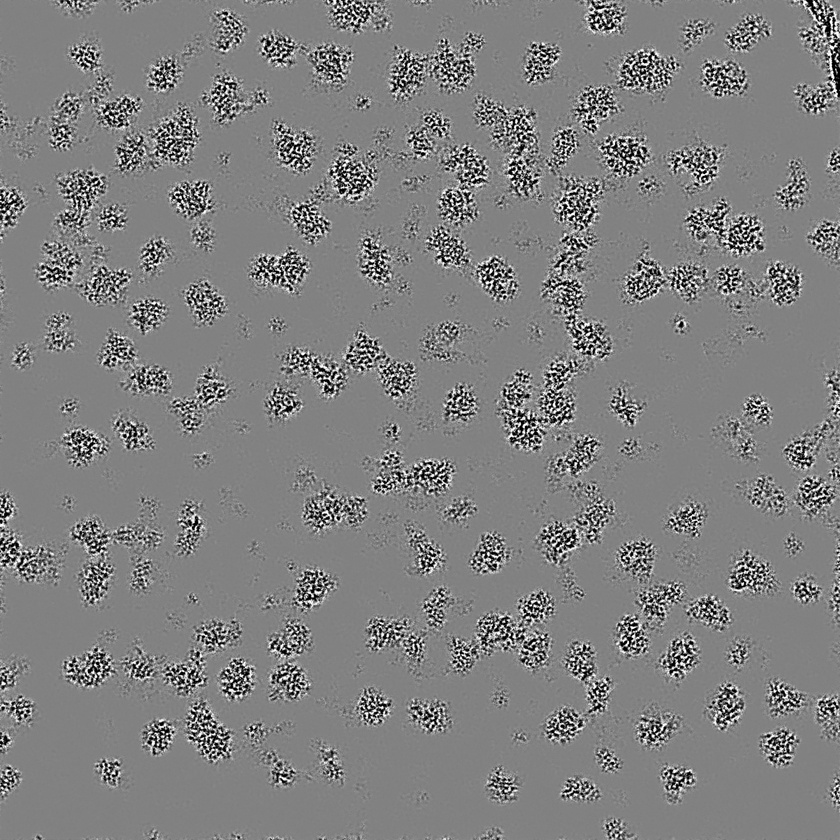
#> input picture NT2C_code/model/data1_new_copy_jpgtojpg/pre/sb1_210512 pos 1000 1-1_1.jpg, 840 x 840 px, shrunk from 4096 x 4096 before the run
$ python extract_noise_std_crop320_jpg.py ../../../../model/data1_new_copy_jpgtojpg/pre ../../../../model/data1_new_copy_jpgtojpg/pre ../../../../model/data1_new_copy_jpgtojpg/pre ../../../../model/data1_new_copy_jpgtojpg/pre   (older library calls are emulated)
#> lines starting #> are read from the running program, lines starting #| are printed output that depends on the picture
from skimage.metrics import structural_similarity as ssim
import cv2
import numpy as np
from matplotlib import pyplot as plt
import mrcfile
import mahotas
import sys,os
import matplotlib.pyplot as plt
import pywt
import multiprocessing


def is_noise(arr,x0,x1,y0,y1):
    if (x0+x1)%2==0:
        x1=x1
    else:
        x1=x1-1
    if (y0+y1)%2==0:
        y1=y1
    else:
        y1=y1-1

    x_center=int(box_size*0.5)
    y_center=int(box_size*0.5)
    #print("x0:{}|x1:{}|y0:{}|y1:{}".format(x0,x1,y0,y1))
    crop_1=arr[:y_center,:x_center]
    crop_2=arr[:y_center,x_center:]
    crop_3=arr[y_center:,:x_center]
    crop_4=arr[y_center:,x_center:]
# [20 lines of commented-out code are left out]
    std_global=310 #95
    std_1=np.std(crop_1)
    std_2=np.std(crop_2)
    std_3=np.std(crop_3)
    std_4=np.std(crop_4)
    #print('std_global: {} | std_1: {} | std_2: {} | std_3: {} | std_4: {} '.format(std_global,std_1,std_2,std_3,std_4))
    #print('std:',max(std_1, std_2, std_3, std_4))

    isnoise=True
    if std_1>0.1*std_global:
        isnoise=False
        return isnoise,None
    if std_2>0.1*std_global:
        isnoise=False
        return isnoise,None
    if std_3>0.1*std_global:
        isnoise=False
        return isnoise,None
    if std_4>0.1*std_global:
        isnoise=False
        return isnoise,None
    print('std:',max(std_1, std_2, std_3, std_4))
    #print('True :: std_global: {} | std_1: {} | std_2: {} | std_3: {} | std_4: {} '.format(std_global,std_1,std_2,std_3,std_4))
    return isnoise,max(std_1, std_2, std_3, std_4)

denoised_dir=sys.argv[1]  #micrographs
raw_dir=sys.argv[2]  #raw micrographs
noise_dir=sys.argv[3]  #noise patches
draw_dir=sys.argv[4] #draw noise


box_size=256
par_size=200
step=int(0.02*box_size)
#print('step:  {}'.format(step))
noise_patch_num=0
ii=1
input_list=sorted(os.listdir(denoised_dir))[:]
# [69 lines of commented-out code are left out]

def process_image(input_file):
    #img=cv2.imread(path, cv2.IMREAD_GRAYSCALE)
#> called with input_file = 'sb1_210512 pos 1000 1-1_1.jpg'
    denoised_img=cv2.imread(os.path.join(denoised_dir,input_file), cv2.IMREAD_GRAYSCALE)
#> denoised_img is the input picture: shape (840, 840); min 0, max 255, mean 127.9
    #denoised_img=denoised_img.data
    denoised_img=(denoised_img-np.min(denoised_img))/(np.max(denoised_img)-np.min(denoised_img))*255
    denoised_img2=denoised_img.copy()

    raw_img=cv2.imread(os.path.join(raw_dir,input_file), cv2.IMREAD_GRAYSCALE)
    #raw_img=raw_img.data
    raw_img=(raw_img-np.min(raw_img))/(np.max(raw_img)-np.min(raw_img))*255
    #img = img.astype(np.uint8)

    w,h=denoised_img.shape
#> w = 840; h = 840
    noise_patch_path=os.path.join(noise_dir,input_file)
    draw_noise_path=os.path.join(draw_dir,input_file)
    noise_patch_n=0
    noise_list=[]
    noise_max=[]
    x_l=[]
    y_l=[]
    for x in range(0,w,step):
        for y in range(0,h,step):
            if x+box_size>w or y+box_size>h:
                continue

            denoised_arr=denoised_img[x:x+box_size,y:y+box_size]
            raw_arr=raw_img[x:x+box_size,y:y+box_size]
            noise=is_noise(denoised_arr,x,x+box_size,y,y+box_size)
            if noise[0]:
                #print(x,y)
                noise_list.append(raw_arr)
                noise_max.append(noise[1])
                x_l.append(x)
                y_l.append(y)
                cv2.rectangle(denoised_img, (y,x), (y+box_size,x+box_size), (255, 255, 255), 3)
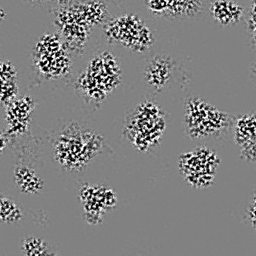
#> denoised_arr: shape (256, 256) float64; min 0, max 255, mean 128.2
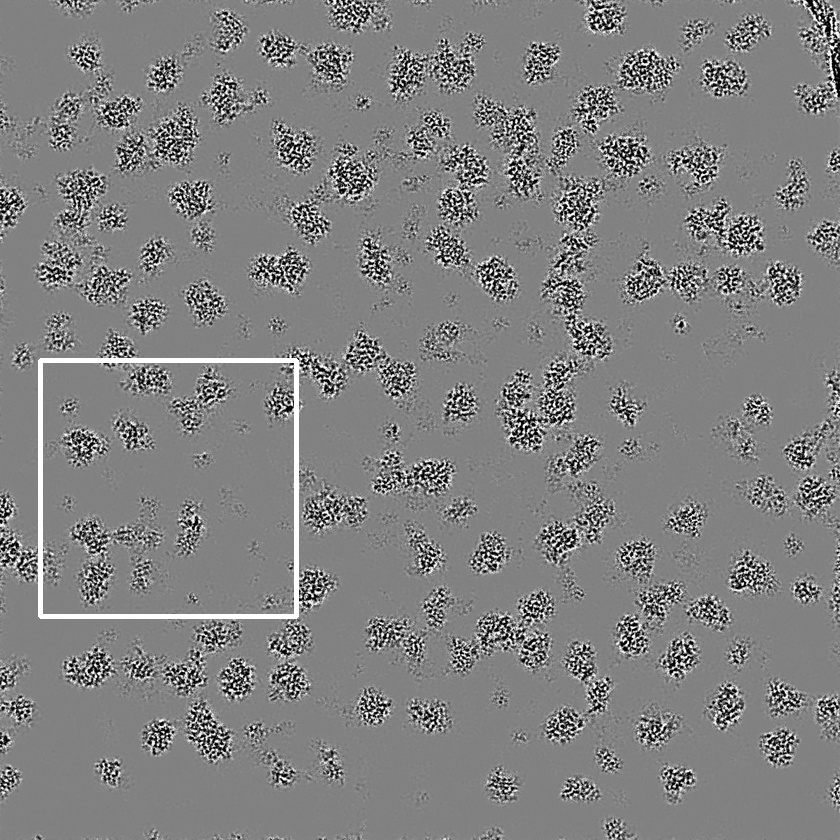
#> denoised_img: shape (840, 840) float64; min 0, max 255, mean 128.8
                #save noise patch
                #with mrcfile.new(noise_patch_path[:-4]+'_'+str(noise_patch_n)+'.mrc',overwrite=True) as noise_patch:
                     #noise_patch.set_data(arr)
    print(len(noise_list))
#| 1
    # [4 lines of commented-out code are left out]
    num=int(len(noise_max)/4)
    #num=30
    if 250>len(noise_max)>100:

        #print('min_50_indices:',min_50_indices)
        for i in np.argsort(noise_max)[:num]:
            cv2.imwrite(noise_patch_path[:-4]+'_'+str(i)+'.jpg', noise_list[i], [cv2.IMWRITE_JPEG_QUALITY, 75]);
            #with mrcfile.new(noise_patch_path[:-4]+'_'+str(i)+'.mrc',overwrite=True) as noise_patch:
                 #noise_patch.set_data(noise_list[i])


            cv2.rectangle(denoised_img2, (y_l[i],x_l[i]), (y_l[i]+box_size,x_l[i]+box_size), (0, 0, 255), 2)
            noise_patch_n+=1

        cv2.imwrite(draw_noise_path, denoised_img2, [cv2.IMWRITE_JPEG_QUALITY, 75]);
        #with mrcfile.new(draw_noise_path,overwrite=True) as draw_noise:
            #draw_noise.set_data(denoised_img2)
    elif len(noise_max)>=250:
        cv2.imwrite(draw_noise_path, denoised_img2, [cv2.IMWRITE_JPEG_QUALITY, 75]);
    else:
        #print('min_50_indices:',min_50_indices)
        for i in np.argsort(noise_max):
            cv2.imwrite(noise_patch_path[:-4]+'_'+str(i)+'.jpg', noise_list[i], [cv2.IMWRITE_JPEG_QUALITY, 75]);

            #with mrcfile.new(noise_patch_path[:-4]+'_'+str(i)+'.mrc',overwrite=True) as noise_patch:
                 #noise_patch.set_data(noise_list[i])


            cv2.rectangle(denoised_img2, (y_l[i],x_l[i]), (y_l[i]+box_size,x_l[i]+box_size), (0, 0, 255), 2)
            noise_patch_n+=1
#> this loop made 1 pass
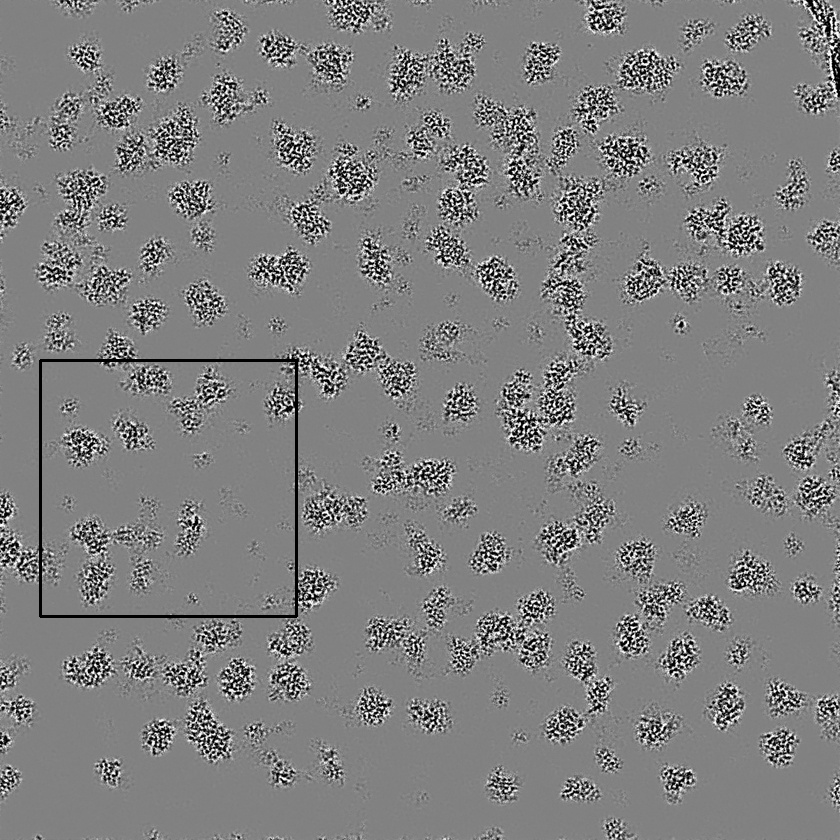
#> denoised_img2: shape (840, 840) float64; min 0, max 255, mean 127.4
        #save draw noise
        cv2.imwrite(draw_noise_path, denoised_img2, [cv2.IMWRITE_JPEG_QUALITY, 75]);
        #with mrcfile.new(draw_noise_path,overwrite=True) as draw_noise:
            #draw_noise.set_data(denoised_img2)

pool = multiprocessing.Pool(processes=16)
#print(input_list)
pool.map(process_image, input_list[:])
#> call 2 of process_image, with input_file = 'sb1_210512 pos 1000 1-2_1.jpg'
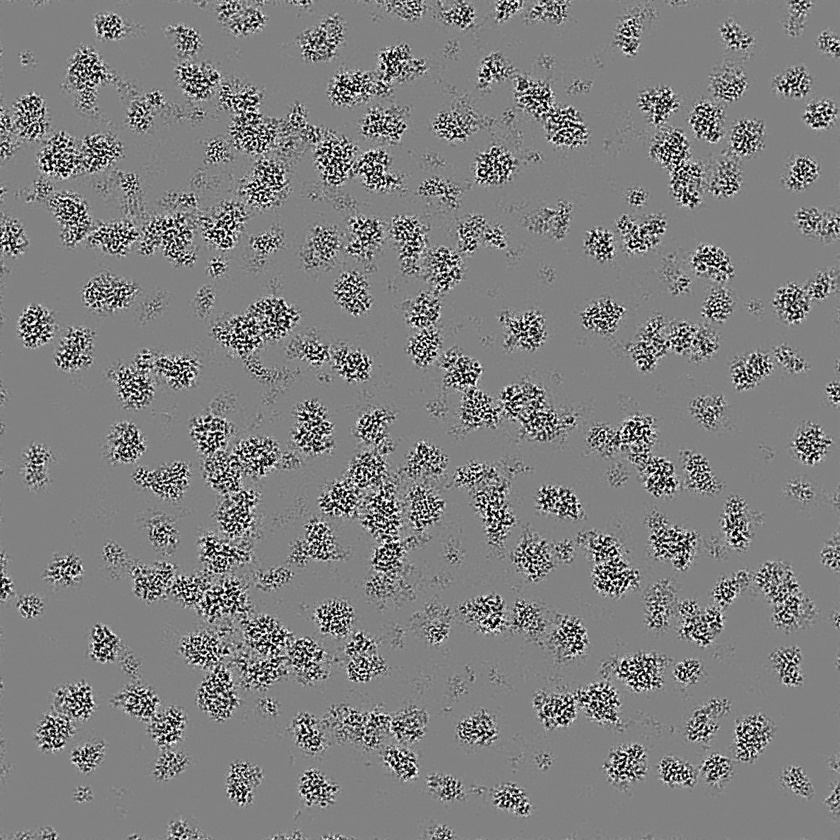
#> input picture NT2C_code/model/data1_new_copy_jpgtojpg/pre/sb1_210512 pos 1000 1-2_1.jpg, 840 x 840 px, shrunk from 4096 x 4096 before the run
#> in process_image, denoised_img is the input picture: shape (840, 840); min 0, max 255, mean 127.9
#> the loop in process_image (call 2), `for x in range(0,w,step):` made 168 passes
#> pass 1, in is_noise (call 13690), `crop_3=arr[y_center:,:x_center]`:
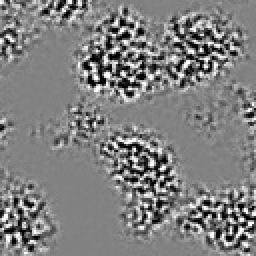
#> crop_3: shape (128, 128) float64 (shown 2 times larger); min 0, max 255, mean 127
#> pass 1, in is_noise (call 13690), `crop_4=arr[y_center:,x_center:]`:
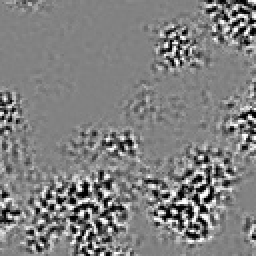
#> crop_4: shape (128, 128) float64 (shown 2 times larger); min 0, max 255, mean 127.8
#> after the loop in process_image (call 2), `for x in range(0,w,step):`:
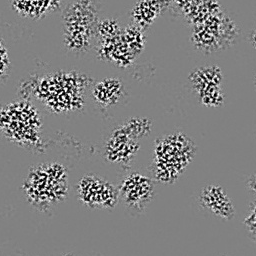
#> denoised_arr: shape (256, 256) float64; min 0, max 255, mean 128.4
#| 0

# 关闭进程池
pool.close()
pool.join()
